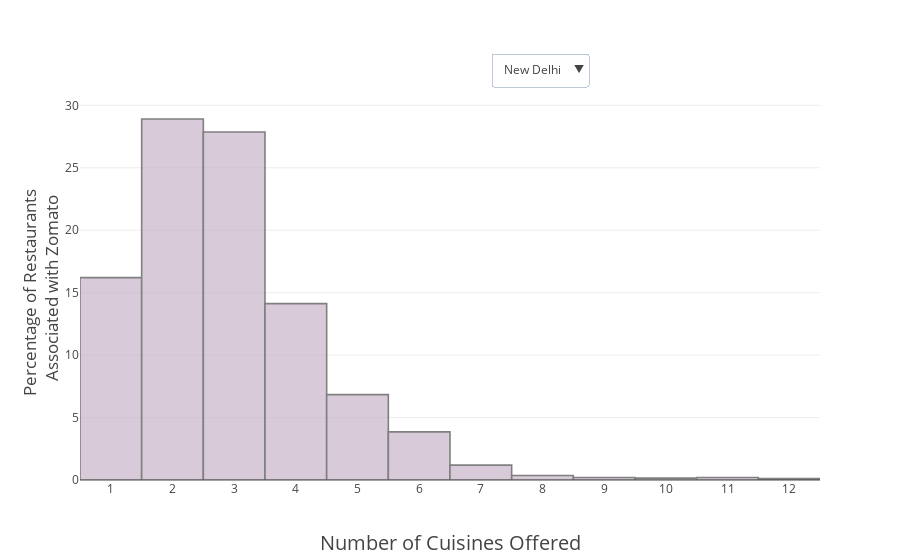

Notebook code cell kept with this figure:
### Markdown cell above
# Let's see the number of Cuisines offered by the Restaurants in New Delhi, Gurgaon, Noida and Faridabad

### Code cell
trace = [
    go.Histogram(x=data_india.loc[data_india.City.isin(['New Delhi'])]['Number of Cuisines Offered'],
                 visible=True,
                opacity = 0.7,
                 name="New Delhi",
                histnorm="percent",
                 hoverinfo="y",
                #nbinsx=10,
                 marker=dict(line=dict(width=1.6,
                                      color='rgb(75, 75, 75)',),
                            color='rgb(200, 180, 200)')
                ),
    go.Histogram(x=data_india.loc[data_india.City.isin(['Gurgaon'])]['Number of Cuisines Offered'],
                 visible=False,
                opacity = 0.7,
                 name = "Gurgaon",
                 hoverinfo="y",
                histnorm="percent",
                #nbinsx=10,
                 marker=dict(line=dict(width=1.6,
                                      color='rgb(75, 75, 75)',),
                            color='rgb(210, 185, 215)')
                ),
    go.Histogram(x=data_india.loc[data_india.City.isin(['Noida'])]['Number of Cuisines Offered'],
                 visible=False,
                opacity = 0.7,
                 name = "Noida",
                 hoverinfo="y",
                histnorm="percent",
                #nbinsx=10,
                 marker=dict(line=dict(width=1.6,
                                      color='rgb(75, 75, 75)',),
                            color='rgb(220, 190, 220)')
                ),
    go.Histogram(x=data_india.loc[data_india.City.isin(['Faridabad'])]['Number of Cuisines Offered'],
                 visible=False,
                opacity = 0.7,
                 name = "Faridabad",
                 hoverinfo="y",
                histnorm="percent",
                #nbinsx=10,
                 marker=dict(line=dict(width=1.6,
                                      color='rgb(75, 75, 75)',),
                            color='rgb(230, 200, 220)')
                ),
    go.Histogram(x=data_india.loc[data_india.City.isin(['Ghaziabad'])]['Number of Cuisines Offered'],
                 visible=False,
                opacity = 0.7,
                 name = "Ghaziabad",
                 hoverinfo="y",
                histnorm="percent",
                #nbinsx=10,
                 marker=dict(line=dict(width=1.6,
                                      color='rgb(75, 75, 75)',),
                            color='rgb(240, 210, 220)')
                ),
]

layout = go.Layout(autosize=True,
                   #height=800,
                   #width=900,
                   xaxis=dict(title="Number of Cuisines Offered",
                             titlefont=dict(size=20,),
                             tickmode="linear",),
                   yaxis=dict(title="Percentage of Restaurants <br> Associated with Zomato",
                             titlefont=dict(size=17,),),
                  )

updatemenus = list([
    dict(
    buttons=list([
        dict(
            args = [{'visible': [True, False, False, False]}],
            label="New Delhi",
            method='update',
        ),
        dict(
            args = [{'visible': [False, True, False, False]}],
            label="Gurgaon",
            method='update',
        ),
        dict(
            args = [{'visible': [False, False, True, False]}],
            label="Noida",
            method='update',
        ),
        dict(
            args = [{'visible': [False, False, False, True]}],
            label="Faridabad",
            method='update',
        ),
    ]),
        direction="down",
        pad = {'r':10, "t":10},
        showactive=True,
        x=0.7,
        y=1.15,
        yanchor='top',
    ),
])

#annotations = list([
#    dict(text='City: ', x=5.0, y=1.1, yref='paper', align='right', showarrow=False)
#])

layout['updatemenus'] = updatemenus
#layout['annotations'] = annotations

fig = dict(data=trace, layout=layout)
iplot(fig)

### Figure 1 — Plotly figure (JSON) as saved in the notebook; plotly's stock layout.template omitted (floating-point values rounded to 4 significant figures; data arrays with more than 128 entries replaced by an {"elided": "..."} marker saying what was removed)
{"data": [{"histnorm": "percent", "hoverinfo": "y", "marker": {"color": "rgb(200, 180, 200)", "line": {"color": "rgb(75, 75, 75)", "width": 1.6}}, "name": "New Delhi", "opacity": 0.7, "visible": true, "x": {"elided": "5473 int values"}, "type": "histogram", "uid": "7d9a95c8-b053-11e8-844c-0242ac130008"}, {"histnorm": "percent", "hoverinfo": "y", "marker": {"color": "rgb(210, 185, 215)", "line": {"color": "rgb(75, 75, 75)", "width": 1.6}}, "name": "Gurgaon", "opacity": 0.7, "visible": false, "x": {"elided": "1118 int values"}, "type": "histogram", "uid": "7d9a98ca-b053-11e8-844c-0242ac130008"}, {"histnorm": "percent", "hoverinfo": "y", "marker": {"color": "rgb(220, 190, 220)", "line": {"color": "rgb(75, 75, 75)", "width": 1.6}}, "name": "Noida", "opacity": 0.7, "visible": false, "x": {"elided": "1080 int values"}, "type": "histogram", "uid": "7d9a9a32-b053-11e8-844c-0242ac130008"}, {"histnorm": "percent", "hoverinfo": "y", "marker": {"color": "rgb(230, 200, 220)", "line": {"color": "rgb(75, 75, 75)", "width": 1.6}}, "name": "Faridabad", "opacity": 0.7, "visible": false, "x": {"elided": "251 int values"}, "type": "histogram", "uid": "7d9a9b68-b053-11e8-844c-0242ac130008"}, {"histnorm": "percent", "hoverinfo": "y", "marker": {"color": "rgb(240, 210, 220)", "line": {"color": "rgb(75, 75, 75)", "width": 1.6}}, "name": "Ghaziabad", "opacity": 0.7, "visible": false, "x": [2, 1, 2, 5, 2, 2, 3, 1, 2, 3, 1, 1, 4, 1, 3, 2, 3, 1, 3, 2, 4, 11, 3, 4, 5], "type": "histogram", "uid": "7d9a9c76-b053-11e8-844c-0242ac130008"}], "layout": {"autosize": true, "updatemenus": [{"buttons": [{"args": [{"visible": [true, false, false, false]}], "label": "New Delhi", "method": "update"}, {"args": [{"visible": [false, true, false, false]}], "label": "Gurgaon", "method": "update"}, {"args": [{"visible": [false, false, true, false]}], "label": "Noida", "method": "update"}, {"args": [{"visible": [false, false, false, true]}], "label": "Faridabad", "method": "update"}], "direction": "down", "pad": {"r": 10, "t": 10}, "showactive": true, "x": 0.7, "y": 1.15, "yanchor": "top"}], "xaxis": {"tickmode": "linear", "title": "Number of Cuisines Offered", "titlefont": {"size": 20}}, "yaxis": {"title": "Percentage of Restaurants <br> Associated with Zomato", "titlefont": {"size": 17}}}}
